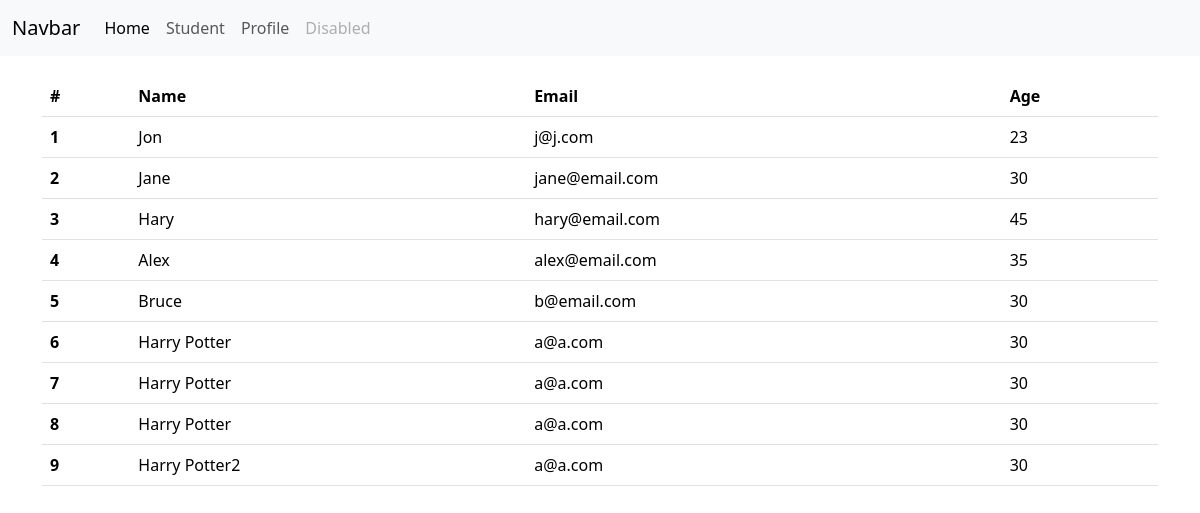
The app's page /inherit/student/ with its own data.
### temp_inheritance/models.py (models this page shows, shortened)
class Student(models.Model):  # student_set
    name = models.CharField(max_length=20)
    email = models.EmailField()
    age = models.IntegerField()
    classroom = models.ForeignKey(ClassRoom, on_delete=models.CASCADE,
                                  related_name="classroom_students", null=True, blank=True)

### temp_inheritance/views.py (the view)
# urls.py: path('student/', model_student, name='student'),
def model_student(request):
    students = Student.objects.all()  # queryset => [obj1, obj2, obj3]
    return render(request, template_name="temp_inheritance/model_student.html",
                  context={"students": students})

### temp_inheritance/templates/temp_inheritance/model_student.html
{% extends 'temp_inheritance/base.html' %}
{% block content %}
    <table class="table">
  <thead>
    <tr>
      <th scope="col">#</th>
      <th scope="col">Name</th>
      <th scope="col">Email</th>
      <th scope="col">Age</th>
    </tr>
  </thead>
  <tbody>
  {% for student in students %}
    <tr>
      <th scope="row">{{ forloop.counter }}</th>
      <td>{{ student.name }}</td>
      <td>{{ student.email }}</td>
      <td>{{ student.age }}</td>
    </tr>
  {% endfor %}
  </tbody>
</table>
{% endblock %}

### records on screen
Student: name "Jon", email "j@j.com", age "23"
Student: name "Jane", email "jane@email.com", age "30"
Student: name "Hary", email "hary@email.com", age "45"
Student: name "Alex", email "alex@email.com", age "35"
Student: name "Bruce", email "b@email.com", age "30"
Student: name "Harry Potter", email "a@a.com", age "30"
Student: name "Harry Potter", email "a@a.com", age "30"
Student: name "Harry Potter", email "a@a.com", age "30"
Student: name "Harry Potter2", email "a@a.com", age "30"
